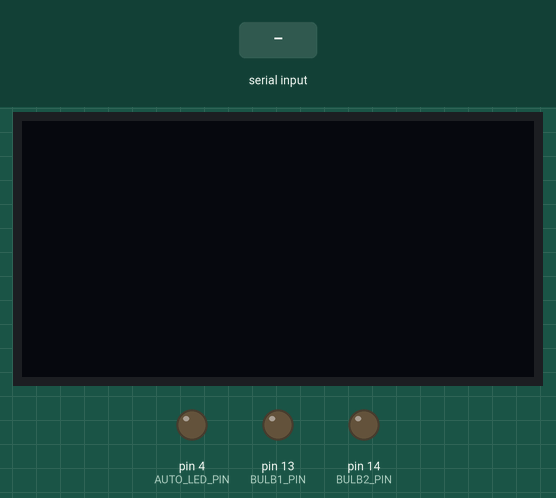
A sketch run on a simulated Arduino Uno, built with avr-gcc and run on an emulated ATmega328P. On the bench: 128×64 one-colour display, output pins drawn as LEDs (lit = HIGH). The inputs (shaded band) are chosen by the test bench. The OLED is the two-colour kind (top 16 rows yellow).

Above: at 1.2 s.
1.3 s: "J" received over Serial
At 2.2 s:
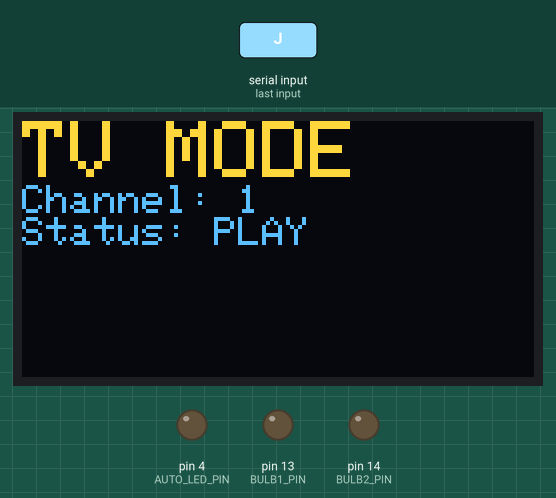
2.8 s: "Q" received over Serial
At 3.3 s:
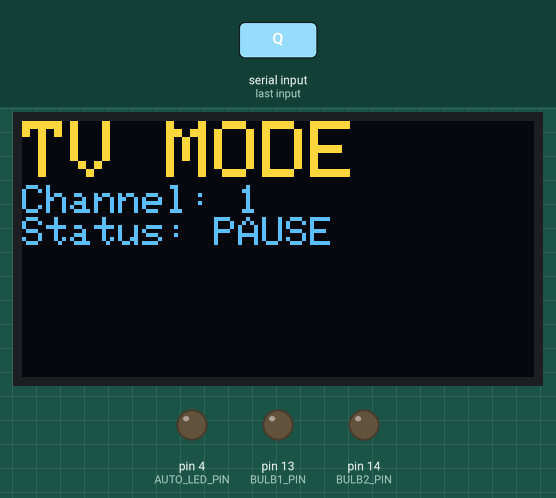
4.3 s: "K" received over Serial
At 5.5 s:
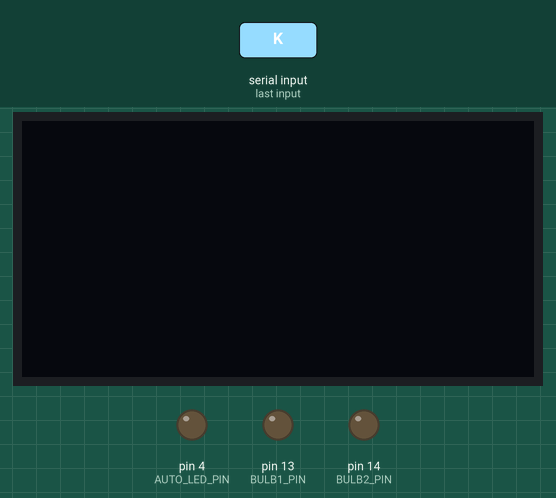
5.8 s: "P" received over Serial
At 6.8 s:
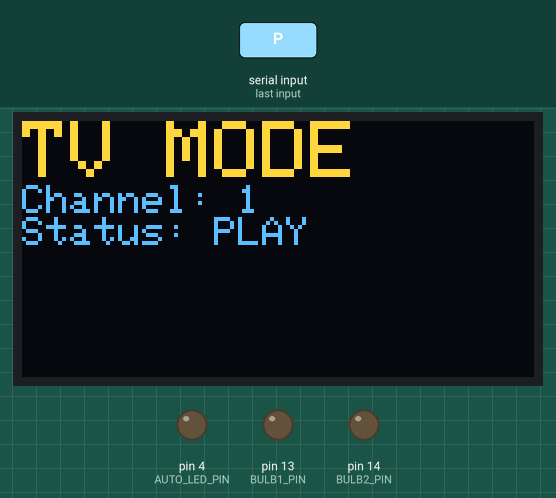
7.3 s: "A" received over Serial
At 8.1 s:
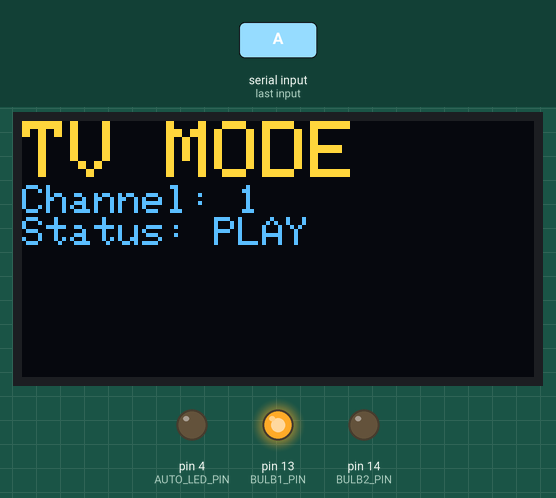
8.8 s: "B" received over Serial
At 9.2 s:
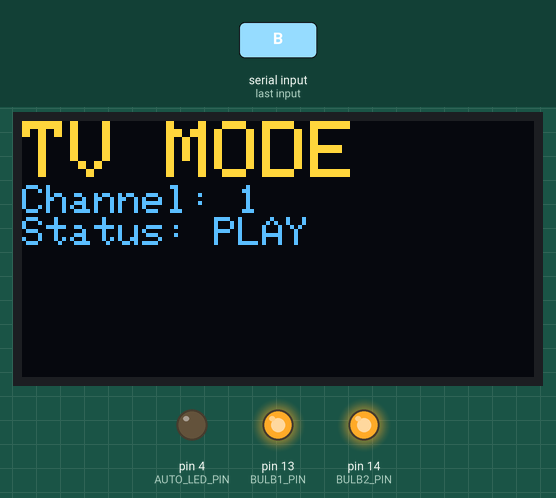
Timing chart, 0 to 11.3 s (numbered marks = the images above; inputs shaded):
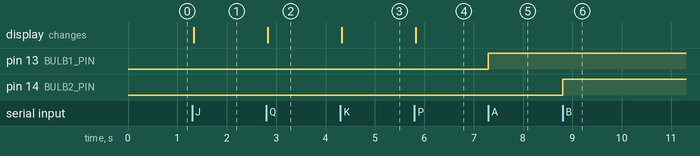

The sketch:

Regular_Expression_Lab_Manual_Regex.pdf.ino
```cpp
#include <Wire.h>
#include <Adafruit_GFX.h>
#include <Adafruit_SSD1306.h>

#define BULB1_PIN 13
#define BULB2_PIN 14
#define AUTO_LED_PIN 4

#define SCREEN_WIDTH 128
#define SCREEN_HEIGHT 64
Adafruit_SSD1306 display(SCREEN_WIDTH, SCREEN_HEIGHT, &Wire, -1);

bool bulb1State = false;
bool bulb2State = false;
bool tvPlaying = false;
int channel = 1;
const int NUM_CHANNELS = 3; // placeholder — bump this once you have real content

void updateTVDisplay() {
  display.clearDisplay();
  display.setTextSize(2);
  display.setCursor(0, 0);
  display.println("TV MODE");
  display.setTextSize(1);
  display.print("Channel: "); display.println(channel);
  display.print("Status: "); display.println(tvPlaying ? "PLAY" : "PAUSE");
  display.display();
}

void setup() {
  Serial.begin(115200);
  pinMode(BULB1_PIN, OUTPUT);
  pinMode(BULB2_PIN, OUTPUT);
  pinMode(AUTO_LED_PIN, OUTPUT);
  digitalWrite(BULB1_PIN, LOW);
  digitalWrite(BULB2_PIN, LOW);
  digitalWrite(AUTO_LED_PIN, LOW);

  if (!display.begin(SSD1306_SWITCHCAPVCC, 0x3C)) {
    Serial.println("OLED init failed");
  }
  display.clearDisplay();
  display.display();
}

void loop() {
  if (Serial.available()) {
    char cmd = Serial.read();
    switch (cmd) {
      case 'A':
        bulb1State = !bulb1State;
        digitalWrite(BULB1_PIN, bulb1State ? HIGH : LOW);
        break;
      case 'B':
        bulb2State = !bulb2State;
        digitalWrite(BULB2_PIN, bulb2State ? HIGH : LOW);
        break;
      case 'H': // AUTO enter — force everything off, light indicator
        bulb1State = false;
        bulb2State = false;
        digitalWrite(BULB1_PIN, LOW);
        digitalWrite(BULB2_PIN, LOW);
        digitalWrite(AUTO_LED_PIN, HIGH);
        break;
      case 'I': // AUTO exit
        digitalWrite(AUTO_LED_PIN, LOW);
        break;
      case 'J': // TV mode enter
        tvPlaying = true;
        channel = 1;
        updateTVDisplay();
        break;
      case 'K': // TV mode exit
        display.clearDisplay();
        display.display();
        break;
      case 'P':
        tvPlaying = true;
        updateTVDisplay();
        break;
      case 'Q':
        tvPlaying = false;
        updateTVDisplay();
        break;
      case 'N':
        channel = (channel % NUM_CHANNELS) + 1;
        updateTVDisplay();
        break;
      case 'M':
        channel = ((channel - 2 + NUM_CHANNELS) % NUM_CHANNELS) + 1;
        updateTVDisplay();
        break;
      // 'C' and 'D' (fan) intentionally ignored — no fan wired this phase
    }
  }
}
```

Measured:
- after the input at 1.3 s, the display: changes at once (image 1)
- after the input at 2.8 s, the display: changes at once (image 2)
- after the input at 4.3 s, the display: changes at once (image 3)
- after the input at 5.8 s, the display: changes at once (image 4)
- after the input at 7.3 s, pin 13 (BULB1_PIN): LOW → HIGH at once
- after the input at 8.8 s, pin 14 (BULB2_PIN): LOW → HIGH at once
